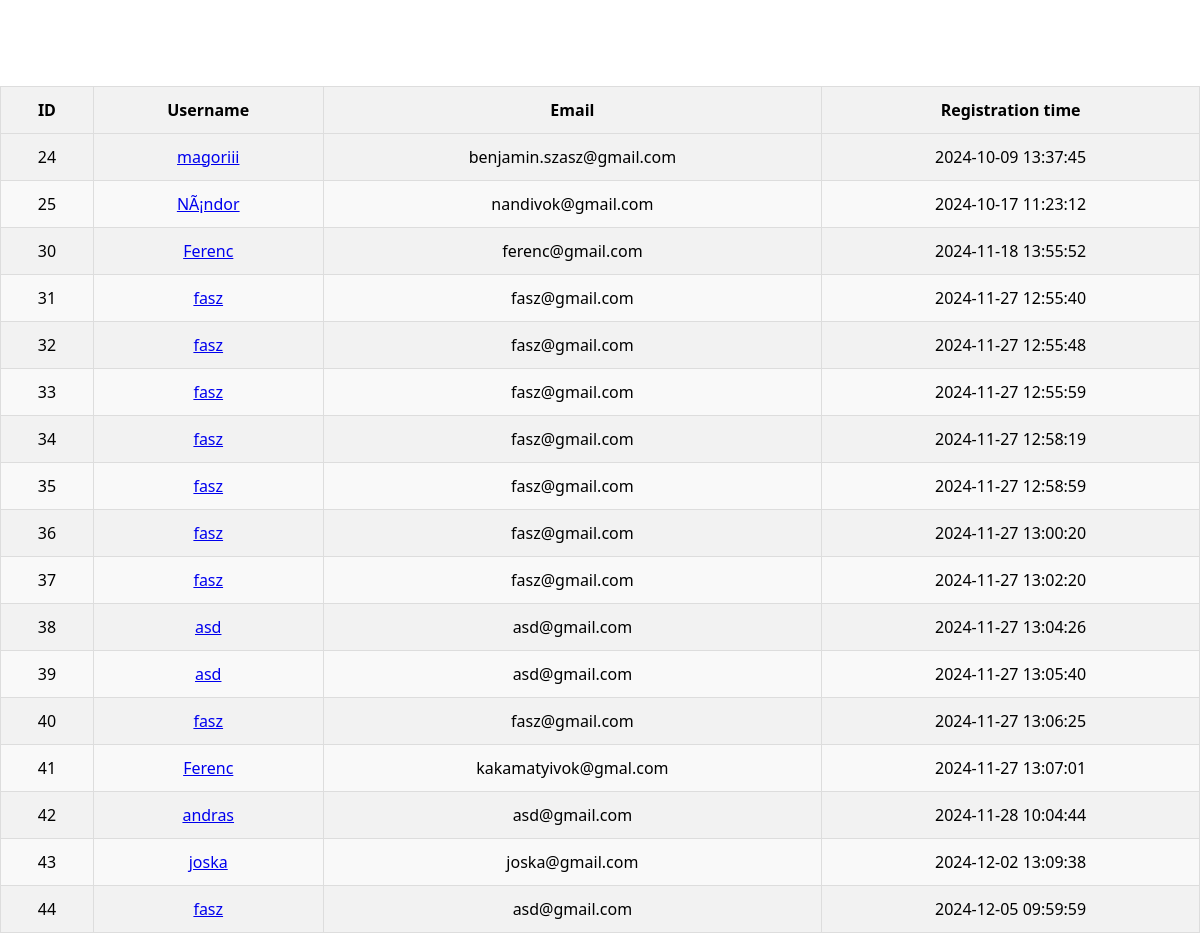
Before: /kezelopult/users.php with the older database file.
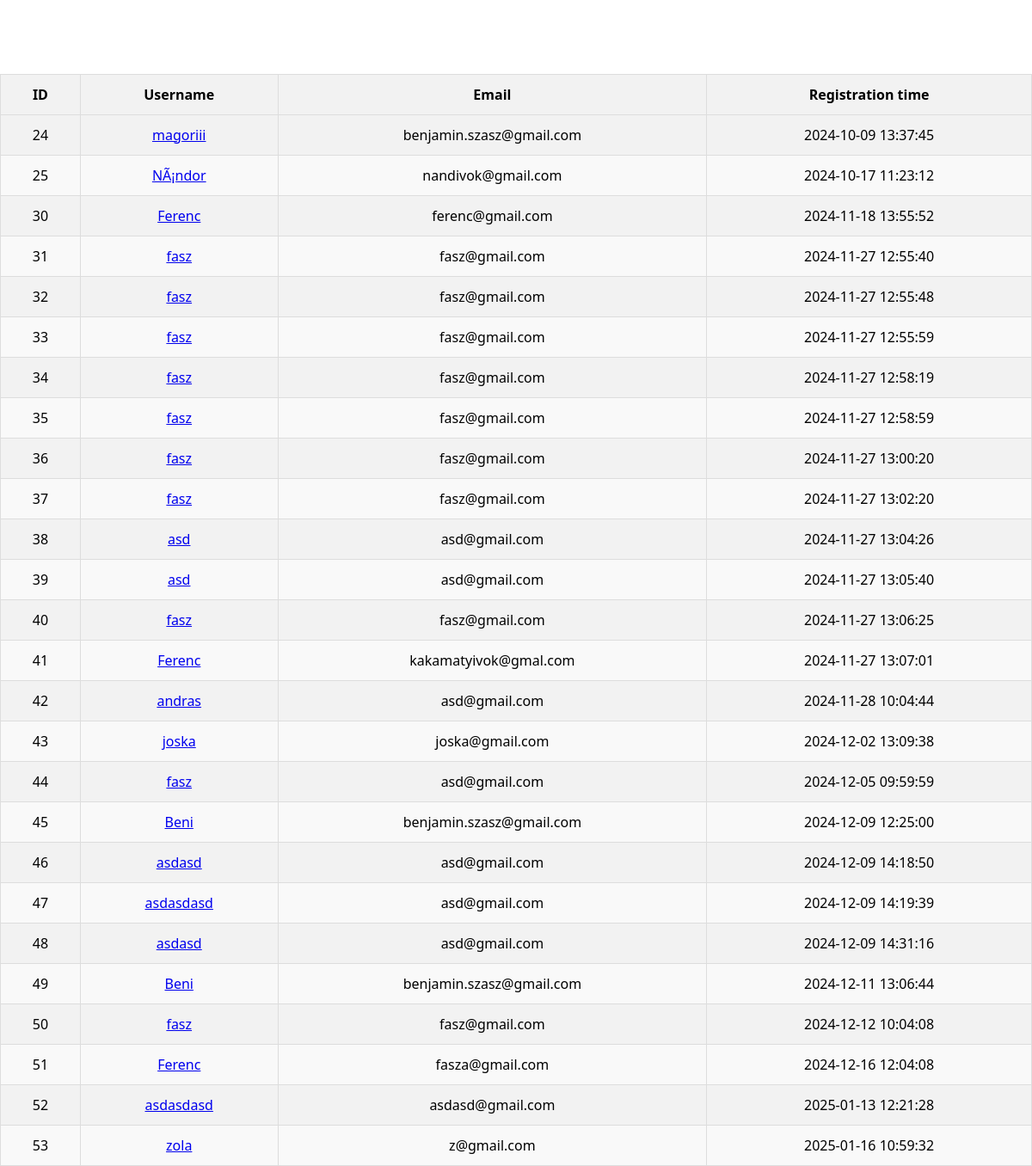
After: the same page with the newer database file.
### tables this page shows
CREATE TABLE `user` (
  `uid` int(250) NOT NULL,
  `uname` varchar(250) NOT NULL,
  `uemail` varchar(250) NOT NULL,
  `upass` varchar(250) NOT NULL,
  `utime` datetime NOT NULL,
  `uproffkepnev` varchar(50) NOT NULL,
  `uproffkeredetikepnev` varchar(255) NOT NULL,
  `uip` varchar(250) NOT NULL,
  `usession` varchar(8) NOT NULL,
  `ustat` varchar(250) NOT NULL,
  `ucomm` text NOT NULL,
  `ubirtd` date NOT NULL
);

### kezelopult/users.php (the view, shortened to what this page needs)
<?php
$adb = mysqli_connect( "localhost", "root", "", "szb_registration" );
$query = "SELECT * FROM user";
$result = mysqli_query($adb, $query);
?>
<!DOCTYPE html>
<html lang="hu">
<head>
    <link rel="stylesheet" href="vizsgaremek/vizsga.css">
</head>
<body>
    <h1>Felhasználók listája</h1>
    <table>
        <thead>
            <tr>
                <th>ID</th>
                <th>Username</th>
                <th>Email</th>
                <th>Registration time</th>
            </tr>
        </thead>
        <tbody>
            <?php
            while ($row = mysqli_fetch_assoc($result)) {
                echo "<tr>";
                echo "<td>" . htmlspecialchars($row['uid']) . "</td>";
                echo "<td><a href='adatlap_form1.php?uid=" . urlencode($row['uid']) . "'>" . htmlspecialchars($row['uname']) . "</a></td>";
                echo "<td>" . htmlspecialchars($row['uemail']) . "</td>";
                echo "<td>" . htmlspecialchars($row['utime']) . "</td>";
                echo "</tr>";
            }
            ?>
        </tbody>
    </table>
</body>
</html>

### vizsga.css (style rules this page uses)
body { background-image: url("kepek/hatter3.jpeg"); background-size:cover; font-family:'Segoe UI', Tahoma, Geneva, Verdana, sans-serif; margin : 0 ; }

### kezelopult/users.php (style rules this page uses)
body { background-image: url("../kepek/hatter3.jpeg"); }
h1 { color: white; }
table { background-color: #f2f2f2; width: 100%; border-collapse: collapse; margin-top: 20px; }
table, th, td { border: 1px solid #ddd; }
th, td { padding: 12px; text-align: center; }
th { background-color: #f2f2f2; font-weight: bold; }
tr:nth-child(even) { background-color: #f9f9f9; }
h1 { text-align: center ; }

Changed rows visible on the page:
added user: uid "45", uname "Beni", uemail "benjamin.szasz@gmail.com", utime "2024-12-09 12:25:00"
added user: uid "46", uname "asdasd", uemail "asd@gmail.com", utime "2024-12-09 14:18:50"
added user: uid "47", uname "asdasdasd", uemail "asd@gmail.com", utime "2024-12-09 14:19:39"
added user: uid "48", uname "asdasd", uemail "asd@gmail.com", utime "2024-12-09 14:31:16"
added user: uid "49", uname "Beni", uemail "benjamin.szasz@gmail.com", utime "2024-12-11 13:06:44"
added user: uid "50", uname "fasz", uemail "fasz@gmail.com", utime "2024-12-12 10:04:08"
added user: uid "51", uname "Ferenc", uemail "fasza@gmail.com", utime "2024-12-16 12:04:08"
added user: uid "52", uname "asdasdasd", uemail "asdasd@gmail.com", utime "2025-01-13 12:21:28"
added user: uid "53", uname "zola", uemail "z@gmail.com", utime "2025-01-16 10:59:32"
